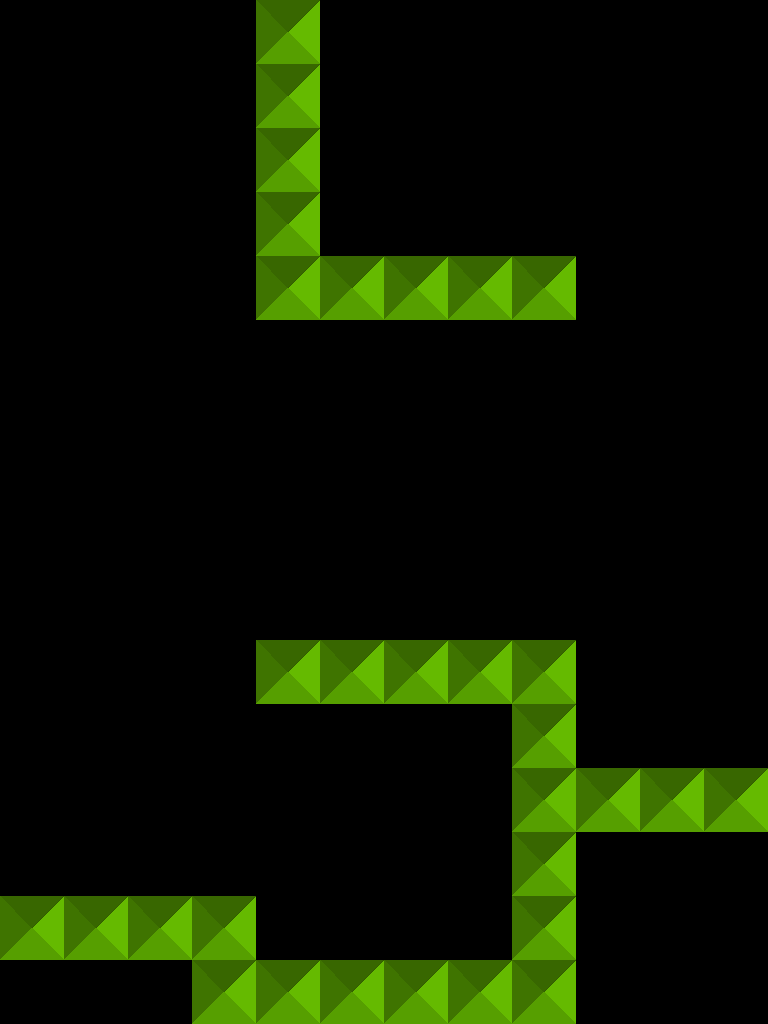

This game map was drawn from its Tiled (.tmx) file and the tilesets committed beside it. A one-line description and the trimmed map source follow:
An orthogonal 12x16 tile map with 64x64 px tiles, 1 tile layer (Part1) and 7 objects (SpawnPoint, Goal).

<map version="1.0" orientation="orthogonal" width="12" height="16" tilewidth="64" tileheight="64">
 <tileset firstgid="1" name="boxyTitle" tilewidth="64" tileheight="64">
  <image source="boxyTile.png" width="64" height="64" />
 </tileset>
 <layer name="Part1" width="12" height="16">
  <data>[192 cells, 31 non-empty, 1 distinct tile ids]</data>
 </layer>
 <objectgroup name="Collisions" width="12" height="16">
  <object x="256" y="0" width="64" height="320" />
  <object x="320" y="256" width="256" height="64" />
  <object x="256" y="640" width="320" height="64" />
  <object x="0" y="896" width="256" height="64" />
  <object x="192" y="960" width="384" height="64" />
 </objectgroup>
 <objectgroup name="OtherPoints" width="12" height="16">
  <object name="SpawnPoint" x="448" y="128" />
  <object name="Goal" x="384" y="960" />
 </objectgroup>
</map>
